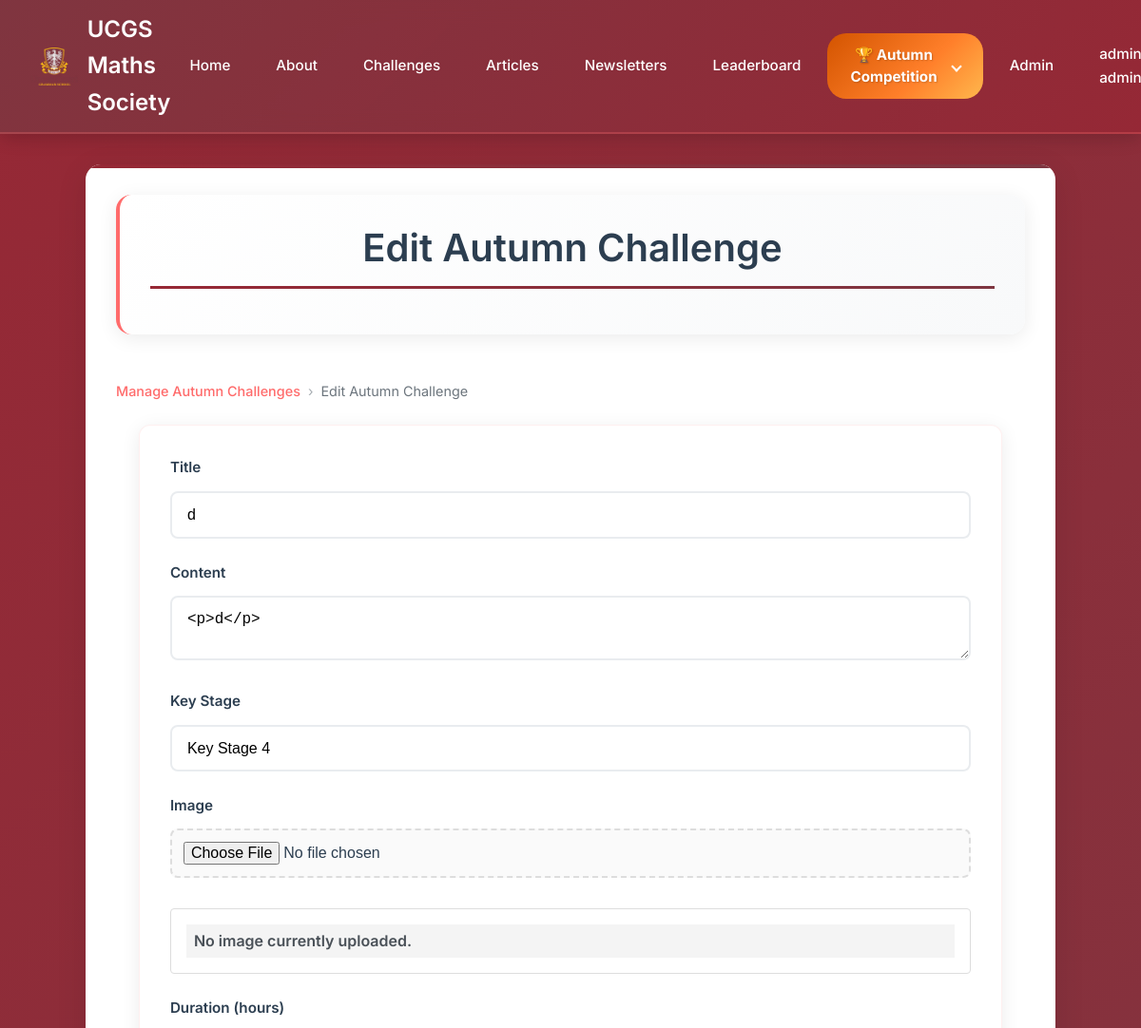
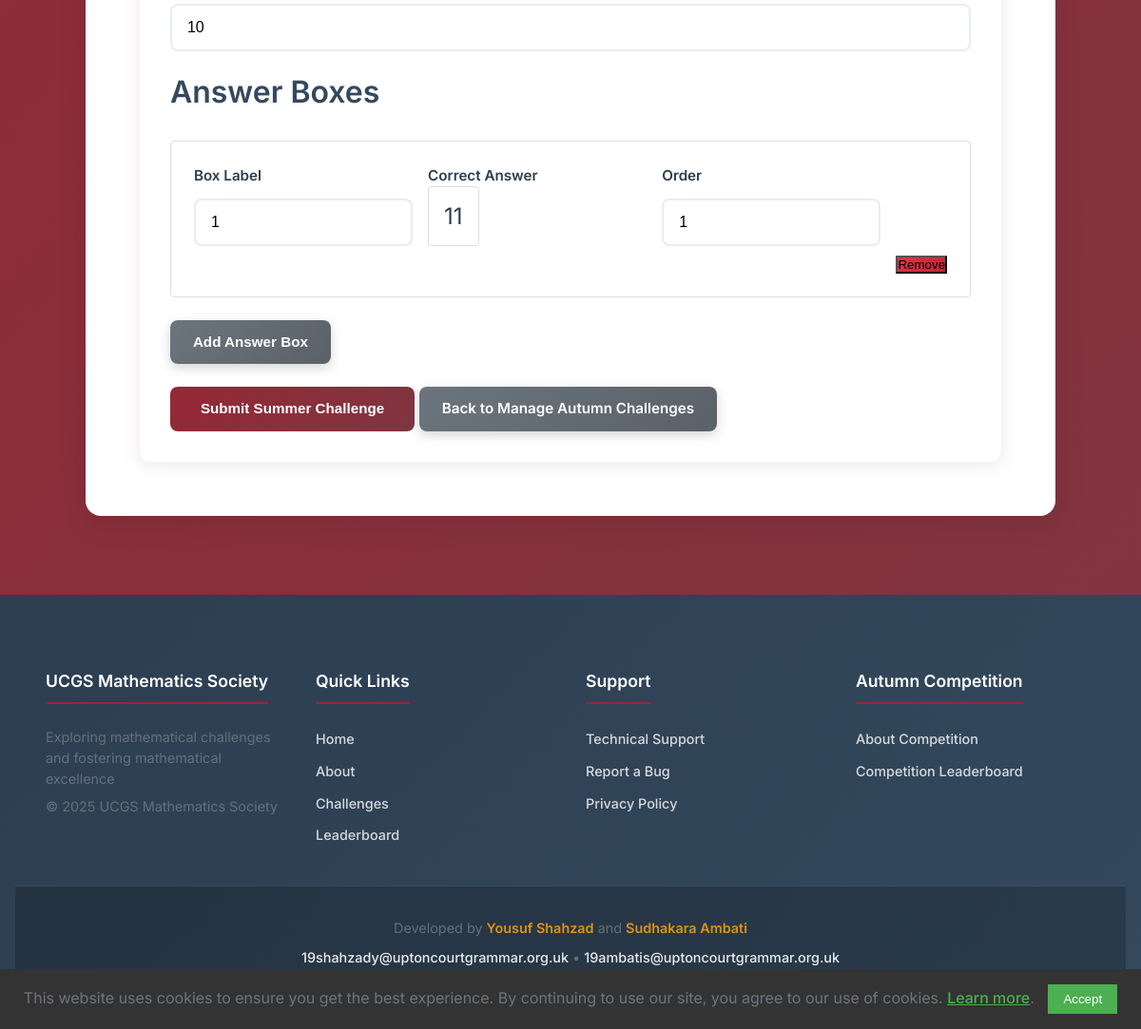
Screenshot of /admin/summer_challenges/edit/4 (signed in) with the database file from the repository (2 pictures, top to bottom).
### app/models.py (models this page shows, shortened)
class User(UserMixin, db.Model):
    __tablename__ = "users"
    id = db.Column(db.Integer, primary_key=True)
    full_name = db.Column(db.String(100), nullable=False, index=True)
    email = db.Column(db.String(120), unique=True, nullable=False, index=True)
    year = db.Column(db.Integer)
    maths_class = db.Column(db.String(100))
    password_hash = db.Column(db.String(128))
    is_admin = db.Column(db.Boolean, default=False, nullable=False)
    key_stage = db.Column(db.String(3), nullable=False, index=True)
    school_id = db.Column(db.Integer, db.ForeignKey('school.id'), nullable=True, index=True)
    is_competition_participant = db.Column(db.Boolean, default=False, nullable=False)
    submissions = db.relationship(
        "AnswerSubmission",
        back_populates="user",
        lazy="dynamic",
        cascade="all, delete-orphan"
    )
    articles = db.relationship(
        "Article",
        back_populates="author",
        lazy="dynamic",
        cascade="all, save-update"
    )

class SummerChallenge(db.Model):
    __tablename__ = "summer_challenge"
    id = db.Column(db.Integer, primary_key=True)
    title = db.Column(db.String(100), nullable=False, index=True)
    content = db.Column(db.Text, nullable=False)
    date_posted = db.Column(db.DateTime, default=datetime.datetime.now, nullable=False)
    duration_hours = db.Column(db.Integer, default=24, nullable=False)
    file_url = db.Column(db.String(100))
    key_stage = db.Column(db.String(3), nullable=False, index=True)
    is_manually_locked = db.Column(db.Boolean, default=False, nullable=False)  # Add this field
    release_at = db.Column(db.DateTime, nullable=True, index=True)
    answer_boxes = db.relationship(
        'SummerChallengeAnswerBox',
        back_populates='challenge',
        lazy='dynamic',
        cascade='all, delete-orphan',
        order_by="SummerChallengeAnswerBox.order"
    )
    submissions = db.relationship(
        'SummerSubmission',
        back_populates='challenge',
        lazy='dynamic'
    )

class SummerChallengeAnswerBox(db.Model):
    __tablename__ = "summer_challenge_answer_box"
    id = db.Column(db.Integer, primary_key=True)
    challenge_id = db.Column(db.Integer, db.ForeignKey('summer_challenge.id'), nullable=False, index=True)
    box_label = db.Column(db.String(100), nullable=False)
    correct_answer = db.Column(db.String(100), nullable=False)
    order = db.Column(db.Integer, nullable=False)
    challenge = db.relationship('SummerChallenge', back_populates='answer_boxes')
    submissions = db.relationship(
        'SummerSubmission',
        back_populates='answer_box',
        lazy='dynamic'
    )
    __table_args__ = (
        db.Index('ix_summer_answer_box_challenge_order', 'challenge_id', 'order'),
    )

### app/admin/routes.py (the view, shortened to what this page needs)
@bp.route("/admin/summer_challenges/edit/<int:challenge_id>", methods=["GET", "POST"])
@login_required
@admin_required
def edit_summer_challenge(challenge_id):
    challenge = SummerChallenge.query.get_or_404(challenge_id)
    form = SummerChallengeForm(obj=challenge)
    if request.method == "GET":
        form.title.data = challenge.title
        form.content.data = challenge.content
        form.key_stage.data = challenge.key_stage
        form.duration_hours.data = challenge.duration_hours
        form.release_at.data = challenge.release_at
        form.answer_boxes.entries = []
        for box in sorted(challenge.answer_boxes, key=lambda x: x.order or 0):
            form.answer_boxes.append_entry(
                {
                    "box_label": box.box_label,
                    "correct_answer": box.correct_answer,
                    "order": str(box.order) if box.order is not None else "",
                }
            )
    return render_template("admin/edit_summer_challenge.html", form=form, challenge=challenge)

### app/admin/forms.py
class SummerChallengeForm(FlaskForm):
    title = StringField("Title", validators=[DataRequired(), Length(min=1, max=100)])
    content = CKEditorField("Content", validators=[DataRequired()])
    image = FileField("Image", validators=[FileAllowed(["jpg", "png", "gif"])])
    release_at = CrossPlatformDateTimeField("Release Date & Time (leave blank for immediate release)", validators=[Optional(), validate_datetime_optional])
    key_stage = SelectField(
        "Key Stage",
        choices=[("KS3", "Key Stage 3"), ("KS4", "Key Stage 4"), ("KS5", "Key Stage 5")],
        validators=[DataRequired()],
    )
    duration_hours = IntegerField("Duration (hours)", validators=[DataRequired(), NumberRange(min=1, max=168)])
    answer_boxes = FieldList(FormField(AnswerBoxForm), min_entries=1)
    submit = SubmitField("Submit Summer Challenge")

class AnswerBoxForm(FlaskForm):
    class Meta:
        csrf = False
    box_label = StringField("Box Label", validators=[DataRequired()])
    correct_answer = StringField("Correct Answer", validators=[DataRequired()])
    order = StringField("Order")

### app/__init__.py (called while the page is built)
def initialize_extensions(app):
    ckeditor.init_app(app)
    db.init_app(app)
    login_manager.init_app(app)
    migrate.init_app(app, db, render_as_batch=True)
    from app.models import User
    @login_manager.user_loader
    def load_user(user_id):
        return User.query.get(int(user_id))

### app/admin/routes.py (called while the page is built)
def admin_required(f):
    @wraps(f)
    def decorated_function(*args, **kwargs):
        if not current_user.is_admin:
            flash("You do not have permission to access this page.")
            return redirect(url_for("main.home"))
        return f(*args, **kwargs)
    return decorated_function

### app/templates/admin/edit_summer_challenge.html (shortened to what this page needs)
{% extends "base.html" %}
{% block content %}
    <div class="container">
        <div class="page-header">
            <h1>Edit Autumn Challenge</h1>
        </div>
        <div class="breadcrumb">
            <a href="{{ url_for('admin.manage_summer_challenges') }}">Manage Autumn Challenges</a>
            <span class="breadcrumb-separator">›</span>
            <span>Edit Autumn Challenge</span>
        </div>
        <form method="POST" action="{{ url_for('admin.edit_summer_challenge', challenge_id=request.view_args.challenge_id) }}"
              enctype="multipart/form-data" class="form-group">
            <div class="form-group">
                {{ form.title.label(class="form-label") }}
                {{ form.title(class="form-control") }}
            </div>
            <div class="form-group">
                {{ form.content.label(class="form-label") }}
                {{ form.content(class="form-control") }}
            </div>
            <div class="form-group">
                {{ form.key_stage.label(class="form-label") }}
                {{ form.key_stage(class="form-control") }}
            </div>
            <div class="form-group">
                {{ form.image.label(class="form-label") }}
                {{ form.image(class="form-control") }}
                <div id="currentImageContainer" class="pdf-preview">
                    {% if form.file_url %}
                        <img src="{{ url_for('static', filename=form.file_url) }}"
                             alt="Current image"
                             class="responsive-image" />
                        <h3>Current image: {{ form.file_url.split('/')[-1] }}</h3>
                    {% else %}
                        <h3>No image currently uploaded.</h3>
                    {% endif %}
                </div>
            </div>
            <div class="form-group">
                {{ form.duration_hours.label(class="form-label") }}
                {{ form.duration_hours(class="form-control") }}
            </div>
            <div class="form-group">
                <h2>Answer Boxes</h2>
                <div id="answer-boxes-container">
                    {% for box in form.answer_boxes %}
                        <div class="answer-box-group">
                            <div class="form-row">
                                <div class="form-group">
                                    {{ box.box_label.label(class="form-label") }}
                                    {{ box.box_label(class="form-control") }}
                                </div>
                                <div class="form-group">
                                    {{ box.correct_answer.label(class="form-label") }}
                                    <div class="math-field-container">
                                        <math-field
                                            class="form-control math-field"
                                            style="font-size: 1.5rem; padding: 1rem;">{{ box.correct_answer.data or '' }}</math-field>
                                    </div>
                                </div>
                                <div class="form-group">
                                    {{ box.order.label(class="form-label") }}
                                    {{ box.order(class="form-control") }}
                                </div>
                                <button type="button" class="remove-box-btn button-danger">Remove</button>
                            </div>
                        </div>
                    {% endfor %}
                </div>
                <button type="button" id="add-answer-box" class="button button-secondary">Add Answer Box</button>
            </div>
            <div>
                {{ form.submit(class="button") }}
                <a href="{{ url_for('admin.manage_summer_challenges') }}" class="button button-secondary">Back to Manage Autumn Challenges</a>
            </div>
        </form>
    </div>
{% endblock %}

### app/templates/base.html (shortened to what this page needs)
<!DOCTYPE html>
<html lang="en">
    <head>
        <link rel="stylesheet" href="{{ url_for('static', filename='css/styles.min.css') }}">
        <link rel="stylesheet" href="https://cdnjs.cloudflare.com/ajax/libs/mathquill/0.10.1/mathquill.min.css">
</head>
<body>
    <header>
        <nav class="nav-container">
            <a href="{{ url_for('main.home') }}" class="nav-logo">
                <img src="{{ url_for('static', filename='images/crest.png') }}" alt="UCGS Crest">
                <span>UCGS Maths Society<span>
            </a>
            <ul class="nav-menu" id="navMenu">
                <li><a href="{{ url_for('main.home') }}">Home</a></li>
                <li><a href="{{ url_for('main.about') }}">About</a></li>
                <li><a href="{{ url_for('main.challenges') }}">Challenges</a></li>
                <li><a href="{{ url_for('main.articles') }}">Articles</a></li>
                <li><a href="{{ url_for('main.newsletters') }}">Newsletters</a></li>
                <li><a href="{{ url_for('main.leaderboard') }}">Leaderboard</a></li>
                <li class="dropdown">
                    <a href="#" class="dropdown-toggle button summer-competition-link">
                        🏆 Autumn Competition
                        <span class="dropdown-arrow"></span>
                    </a>
                </li>
                {% if current_user.is_anonymous %}
                    <li class="nav-auth"><a href="{{ url_for('auth.login') }}" class="" style="margin-top: 0">Login</a></li>
                    <li class="nav-auth"><a href="{{ url_for('auth.register') }}" class="">Register</a></li>
                    <li class="nav-auth"><a href="#" onclick="showSupportModal()" class="support-link">Support</a></li>
                {% else %}
                    {% if current_user.is_admin %}
                        <li><a href="{{ url_for('admin.admin_index') }}">Admin</a></li>
                    {% endif %}
                    <li class="dropdown">
                        <a href="#" class="dropdown-toggle">
                            {{ current_user.full_name }}
                        </a>
                    </li>
                {% endif %}
            </ul>
        </nav>
    </header>
    <main>
        {% block content %}{% endblock %}
    </main>
    <footer>
        <div class="footer-content">
            <div class="footer-section">
                <h4>UCGS Mathematics Society</h4>
                <p>Exploring mathematical challenges and fostering mathematical excellence</p>
                <p>&copy; 2025 UCGS Mathematics Society</p>
            </div>
            <div class="footer-section">
                <h4>Quick Links</h4>
                <ul>
                    <li><a href="{{ url_for('main.home') }}">Home</a></li>
                    <li><a href="{{ url_for('main.about') }}">About</a></li>
                    <li><a href="{{ url_for('main.challenges') }}">Challenges</a></li>
                    <li><a href="{{ url_for('main.leaderboard') }}">Leaderboard</a></li>
                </ul>
            </div>
            <div class="footer-section">
                <h4>Support</h4>
                <ul>
                    <li><a href="#" onclick="showSupportModal()">Technical Support</a></li>
                    <li><a href="https://forms.cloud.microsoft/e/t2UThSWiVU" target="_blank">Report a Bug</a></li>
                    <li><a href="{{ url_for('main.privacy_policy') }}">Privacy Policy</a></li>
                </ul>
            </div>
            <div class="footer-section">
                <h4>Autumn Competition</h4>
                <ul>
                    <li><a href="{{ url_for('main.summer_about') }}">About Competition</a></li>
                    <li><a href="{{ url_for('main.summer_leaderboard') }}">Competition Leaderboard</a></li>
                </ul>
            </div>
        </div>
        <div class="footer-bottom">
            <div class="footer-credits">
                <p>Developed by <strong>Yousuf Shahzad</strong> and <strong>Sudhakara Ambati</strong></p>
                <p>
                    <a href="mailto:19shahzady@uptoncourtgrammar.org.uk">19shahzady@uptoncourtgrammar.org.uk</a> •
                    <a href="mailto:19ambatis@uptoncourtgrammar.org.uk">19ambatis@uptoncourtgrammar.org.uk</a>
                </p>
            </div>
        </div>
    </footer>
    <div id="cookie-consent-banner" class="cookie-banner">
        <p>
            This website uses cookies to ensure you get the best experience. By continuing to use our site, you agree to our use of cookies.
            <a href="{{ url_for('main.privacy_policy') }}">Learn more</a>.
        </p>
        <button id="accept-cookies" class="cookie-button">Accept</button>
    </div>
</body>
</html>

### rows the page displays
User: full_name "admin admin"
SummerChallenge: title "d", content "<p>d</p>", key_stage "Key Stage 4", duration_hours "10"
SummerChallengeAnswerBox: correct_answer "11"

### other values shown
{{ box.box_label.label(class="form-label") }} "Box Label"
{{ box.correct_answer.label(class="form-label") }} "Correct Answer"
{{ box.order.label(class="form-label") }} "Order"
